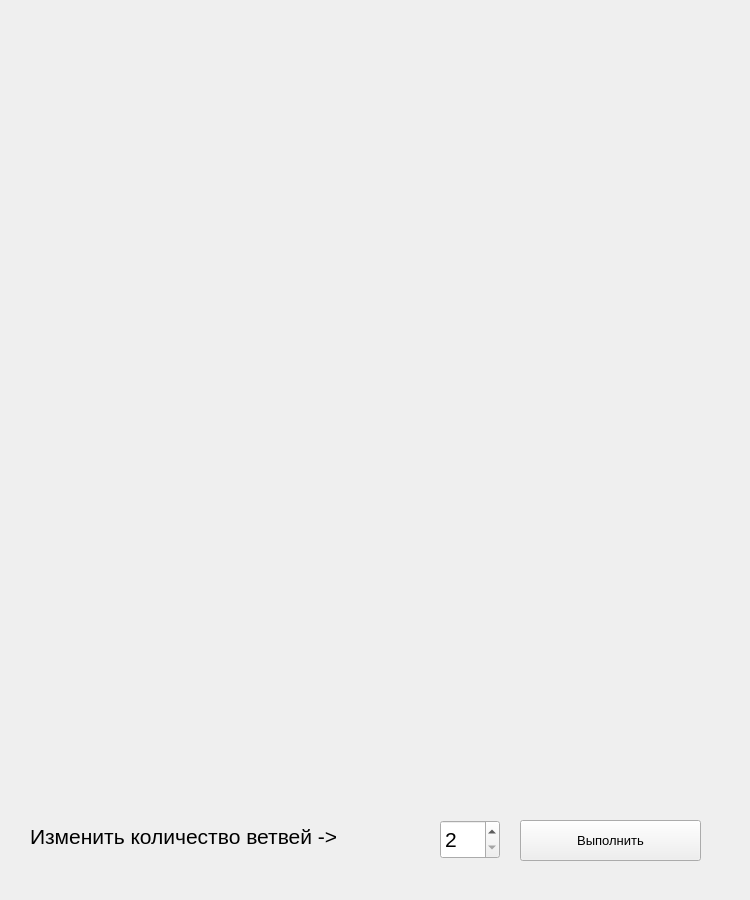
<?xml version="1.0" encoding="UTF-8"?>
<ui version="4.0">
 <class>Widget</class>
 <widget class="QWidget" name="Widget">
  <property name="geometry">
   <rect>
    <x>0</x>
    <y>0</y>
    <width>750</width>
    <height>900</height>
   </rect>
  </property>
  <property name="windowTitle">
   <string>Widget</string>
  </property>
  <widget class="QPushButton" name="button">
   <property name="geometry">
    <rect>
     <x>520</x>
     <y>820</y>
     <width>181</width>
     <height>41</height>
    </rect>
   </property>
   <property name="font">
    <font>
     <pointsize>10</pointsize>
    </font>
   </property>
   <property name="text">
    <string>Выполнить</string>
   </property>
  </widget>
  <widget class="QLabel" name="label">
   <property name="geometry">
    <rect>
     <x>30</x>
     <y>820</y>
     <width>397</width>
     <height>33</height>
    </rect>
   </property>
   <property name="font">
    <font>
     <pointsize>16</pointsize>
    </font>
   </property>
   <property name="text">
    <string>Изменить количество ветвей -&gt;</string>
   </property>
  </widget>
  <widget class="QSpinBox" name="sb">
   <property name="geometry">
    <rect>
     <x>440</x>
     <y>820</y>
     <width>60</width>
     <height>39</height>
    </rect>
   </property>
   <property name="font">
    <font>
     <pointsize>16</pointsize>
    </font>
   </property>
   <property name="minimum">
    <number>2</number>
   </property>
   <property name="maximum">
    <number>20</number>
   </property>
  </widget>
 </widget>
 <layoutdefault spacing="6" margin="11"/>
 <resources/>
 <connections/>
</ui>
